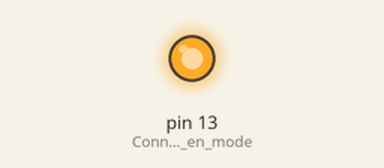
A sketch run on a simulated Arduino Uno, built with avr-gcc and run on an emulated ATmega328P. On the bench: output pins drawn as LEDs (lit = HIGH).

Above: at 1.0 s.
At 7.0 s:
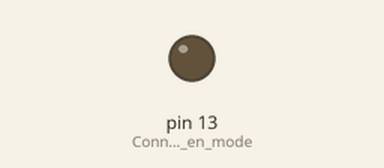
Timing chart, 0 to 9.2 s (numbered marks = the images above):
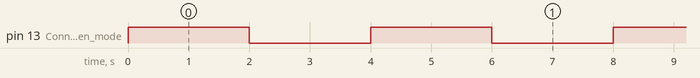

The sketch:

exercice_1b.ino
```cpp
#define INTERVAL 2000

void setup() {
  // LED_BUILTIN : alias du pin de la led intégré
    pinMode(LED_BUILTIN, OUTPUT);   // Connexion au pin en mode sortie
}

void loop() {
  digitalWrite(LED_BUILTIN,HIGH); // Allumage de la LED
  tempo(INTERVAL);                // On attends
  digitalWrite(LED_BUILTIN, LOW); // On éteint la LED
  tempo(INTERVAL);                // On attends a nouveau avant de recommencer
}

void tempo(int duree){
  int now = millis();
  while(millis() < now + duree){
    // On attends, mais nous pourrions faire autre chose
  }
}
```

Measured:
- by itself, pin 13 (Connexion_au_pin_en_mode): alternates HIGH for 2.0 s and LOW for 2.0 s, 17 changes in all, then stays HIGH
